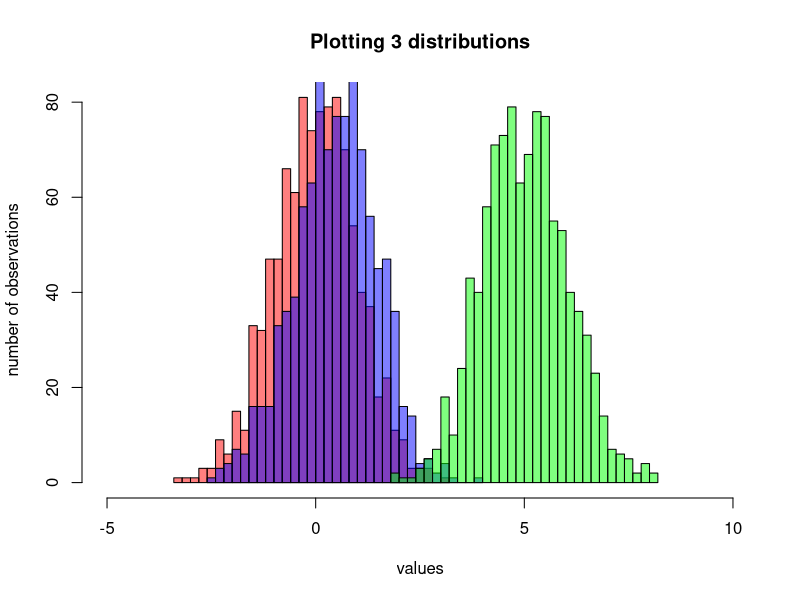

The R script that drew this image:
## ---- chunk 1
print(pnorm(.633))
## ---- chunk 2
normalZeroSample <- rnorm(1000, 0, 1)
normalHalfSample <- rnorm(1000, .5, 1)
normalFiveSample <- rnorm(1000, 5, 1)

 
# Plotting the histogram of the First distribution in Red
hist(normalZeroSample, breaks=30, xlim=c(-5,10), col=rgb(1,0,0,0.5), xlab="values", 
     ylab="number of observations", main="Plotting 3 distributions" )

# Second with add=T to plot on top in Blue
hist(normalHalfSample, breaks=30, xlim=c(-5,10), col=rgb(0,0,1,0.5), add=T)

# Third with add=T to plot on top in Green
hist(normalFiveSample, breaks=30, xlim=c(-5,10), col=rgb(0,1,0,0.5), add=T)


## ---- chunk 3
meanNormalZeroSample <- mean(rnorm(1000, 0, 1))
meanNormalHalfSample <- mean(rnorm(1000, .5, 1))
meanNormalFiveSample <- mean(rnorm(1000, 5, 1))

z = 1.96

MarginErrorZero = z * (1 / sqrt(1000))
MarginErrorHalf = z * (1 / sqrt(1000))
MarginErrorFive = z * (1 / sqrt(1000))

ConfidenceIntervalZeroLow = meanNormalZeroSample - MarginErrorZero
ConfidenceIntervalZeroHigh = meanNormalZeroSample + MarginErrorZero

ConfidenceIntervalHalfLow = meanNormalHalfSample - MarginErrorHalf
ConfidenceIntervalHalfHigh = meanNormalHalfSample + MarginErrorHalf

ConfidenceIntervalFiveLow = meanNormalFiveSample - MarginErrorFive
ConfidenceIntervalFiveHigh = meanNormalFiveSample - MarginErrorFive

print(paste("Zero: [",ConfidenceIntervalZeroLow ,",", ConfidenceIntervalZeroHigh ,"]"))
print(paste("Half: [",ConfidenceIntervalHalfLow ,",", ConfidenceIntervalHalfHigh ,"]"))
print(paste("Five: [",ConfidenceIntervalFiveLow ,",", ConfidenceIntervalFiveHigh ,"]"))
## ---- chunk 4
#previous sample means
meanNormalZeroSample <- mean(rnorm(1000, 0, 1))
meanNormalHalfSample <- mean(rnorm(1000, .5, 1))
meanNormalFiveSample <- mean(rnorm(1000, 5, 1))

#z value for 99%
z = 2.576

#calculating margin of error with 20 samples
MarginErrorZero = z * (1 / sqrt(20))
MarginErrorHalf = z * (1 / sqrt(20))
MarginErrorFive = z * (1 / sqrt(20))

ConfidenceIntervalZeroLow = meanNormalZeroSample - MarginErrorZero
ConfidenceIntervalZeroHigh = meanNormalZeroSample + MarginErrorZero

ConfidenceIntervalHalfLow = meanNormalHalfSample - MarginErrorHalf
ConfidenceIntervalHalfHigh = meanNormalHalfSample + MarginErrorHalf

ConfidenceIntervalFiveLow = meanNormalFiveSample - MarginErrorFive
ConfidenceIntervalFiveHigh = meanNormalFiveSample - MarginErrorFive

print(paste("Zero: [",ConfidenceIntervalZeroLow ,",", ConfidenceIntervalZeroHigh ,"]"))
print(paste("Half: [",ConfidenceIntervalHalfLow ,",", ConfidenceIntervalHalfHigh ,"]"))
print(paste("Five: [",ConfidenceIntervalFiveLow ,",", ConfidenceIntervalFiveHigh ,"]"))
## ---- chunk 5
meanNormalZeroSample <- mean(rnorm(1000, 0, 1))
meanNormalHalfSample <- mean(rnorm(1000, .5, 1))
meanNormalFiveSample <- mean(rnorm(1000, 5, 1))

null_hyp = 0

zZero = (meanNormalZeroSample - null_hyp) / (1 / sqrt(1000))
zHalf = (meanNormalHalfSample - null_hyp) / (1 / sqrt(1000))
zFive = (meanNormalFiveSample - null_hyp) / (1 / sqrt(1000))

pZero = 1 - pnorm(zZero)
pHalf = 1 - pnorm(zHalf)
pFive = 1 - pnorm(zFive)

print(pZero)
print(pHalf)
print(pFive)

## ---- chunk 6
meanNormalZeroSample <- mean(rnorm(1000, 0, 1))
meanNormalHalfSample <- mean(rnorm(1000, .5, 1))
meanNormalFiveSample <- mean(rnorm(1000, 5, 1))

null_hyp = 0

zZero = (meanNormalZeroSample - null_hyp) / (1 / sqrt(20))
zHalf = (meanNormalHalfSample - null_hyp) / (1 / sqrt(20))
zFive = (meanNormalFiveSample - null_hyp) / (1 / sqrt(20))

pZero = 1 - pnorm(zZero)
pHalf = 1 - pnorm(zHalf)
pFive = 1 - pnorm(zFive)

print(pZero)
print(pHalf)
print(pFive)
## ---- chunk 7
normalZeroSample <- rnorm(1000, 0, 1)
normalHalfSample <- rnorm(1000, 0.5, 1)

sortedZero <- sort(normalZeroSample)
sortedHalf <- sort(normalHalfSample)


correlation <- cor(sortedZero, sortedHalf)
print(paste("Correlation of the sorted samples: ", correlation))

diffs <- sortedHalf - sortedZero

meanDiff <- mean(diffs)
sdDiff <- sd(diffs)

print(paste("Sample mean of the differences: ", meanDiff))
print(paste("Sample standard deviation of the differences: ", sdDiff))
## ---- chunk 8
normalZeroSample <- rnorm(1000, 0, 1)
normalHalfSample <- rnorm(1000, 0.5, 1)

sortedZero <- sort(normalZeroSample)
sortedHalf <- sort(normalHalfSample)

diffs <- sortedHalf - sortedZero

meanDiff <- mean(diffs)
sdDiff <- sd(diffs)

z <- 2.576

marginError <- z * (sdDiff / sqrt(20))

low <- meanDiff - marginError
high <- meanDiff + marginError

print(paste("99% confidence interval: [", low, ",", high, "]"))

